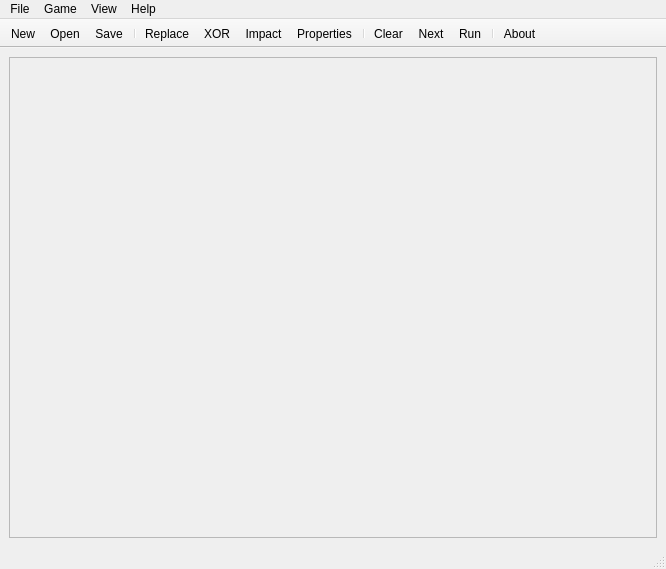
<?xml version="1.0" encoding="UTF-8"?>
<ui version="4.0">
 <class>MainWindow</class>
 <widget class="QMainWindow" name="MainWindow">
  <property name="geometry">
   <rect>
    <x>0</x>
    <y>0</y>
    <width>666</width>
    <height>569</height>
   </rect>
  </property>
  <property name="windowTitle">
   <string>MainWindow</string>
  </property>
  <widget class="QWidget" name="centralWidget">
   <layout class="QGridLayout" name="gridLayout">
    <item row="0" column="0">
     <widget class="QScrollArea" name="scrollArea">
      <property name="widgetResizable">
       <bool>true</bool>
      </property>
      <widget class="DrawPanelWidget" name="drawPanelWidget">
       <property name="geometry">
        <rect>
         <x>0</x>
         <y>0</y>
         <width>646</width>
         <height>469</height>
        </rect>
       </property>
      </widget>
     </widget>
    </item>
   </layout>
  </widget>
  <widget class="QMenuBar" name="menubar">
   <property name="geometry">
    <rect>
     <x>0</x>
     <y>0</y>
     <width>666</width>
     <height>27</height>
    </rect>
   </property>
   <widget class="QMenu" name="menuFile">
    <property name="title">
     <string>File</string>
    </property>
    <addaction name="actionNew"/>
    <addaction name="actionOpen"/>
    <addaction name="actionSave"/>
    <addaction name="actionSave_As"/>
    <addaction name="separator"/>
    <addaction name="actionExit"/>
   </widget>
   <widget class="QMenu" name="menuGame">
    <property name="title">
     <string>Game</string>
    </property>
    <widget class="QMenu" name="menuMode">
     <property name="title">
      <string>Mode</string>
     </property>
     <addaction name="actionReplace"/>
     <addaction name="actionXOR"/>
     <addaction name="separator"/>
     <addaction name="actionImpact"/>
    </widget>
    <addaction name="menuMode"/>
    <addaction name="actionProperties"/>
    <addaction name="separator"/>
    <addaction name="actionClear"/>
    <addaction name="actionNext"/>
    <addaction name="actionRun"/>
   </widget>
   <widget class="QMenu" name="menuView">
    <property name="title">
     <string>View</string>
    </property>
    <addaction name="actionToolbar"/>
    <addaction name="actionStatus_Bar"/>
   </widget>
   <widget class="QMenu" name="menuHelp">
    <property name="title">
     <string>Help</string>
    </property>
    <addaction name="actionAbout"/>
   </widget>
   <addaction name="menuFile"/>
   <addaction name="menuGame"/>
   <addaction name="menuView"/>
   <addaction name="menuHelp"/>
  </widget>
  <widget class="QStatusBar" name="statusbar">
   <property name="statusTip">
    <string/>
   </property>
  </widget>
  <widget class="QToolBar" name="toolBar">
   <property name="windowTitle">
    <string>toolBar</string>
   </property>
   <property name="movable">
    <bool>false</bool>
   </property>
   <attribute name="toolBarArea">
    <enum>TopToolBarArea</enum>
   </attribute>
   <attribute name="toolBarBreak">
    <bool>false</bool>
   </attribute>
   <addaction name="actionNew"/>
   <addaction name="actionOpen"/>
   <addaction name="actionSave"/>
   <addaction name="separator"/>
   <addaction name="actionReplace"/>
   <addaction name="actionXOR"/>
   <addaction name="actionImpact"/>
   <addaction name="actionProperties"/>
   <addaction name="separator"/>
   <addaction name="actionClear"/>
   <addaction name="actionNext"/>
   <addaction name="actionRun"/>
   <addaction name="separator"/>
   <addaction name="actionAbout"/>
  </widget>
  <action name="actionNew">
   <property name="text">
    <string>New</string>
   </property>
   <property name="toolTip">
    <string>New</string>
   </property>
   <property name="statusTip">
    <string>Create a new document</string>
   </property>
  </action>
  <action name="actionOpen">
   <property name="text">
    <string>Open</string>
   </property>
   <property name="toolTip">
    <string>Open</string>
   </property>
   <property name="statusTip">
    <string>Open an existing document</string>
   </property>
  </action>
  <action name="actionSave">
   <property name="text">
    <string>Save</string>
   </property>
   <property name="toolTip">
    <string>Save</string>
   </property>
   <property name="statusTip">
    <string>Save the active document</string>
   </property>
  </action>
  <action name="actionSave_As">
   <property name="text">
    <string>Save As..</string>
   </property>
   <property name="toolTip">
    <string>Save As..</string>
   </property>
   <property name="statusTip">
    <string>Save the active document with new name</string>
   </property>
  </action>
  <action name="actionExit">
   <property name="text">
    <string>Exit</string>
   </property>
   <property name="statusTip">
    <string>Quit the application; prompts to save documents</string>
   </property>
  </action>
  <action name="actionReplace">
   <property name="checkable">
    <bool>true</bool>
   </property>
   <property name="text">
    <string>Replace</string>
   </property>
   <property name="statusTip">
    <string>Set replace paint mode</string>
   </property>
  </action>
  <action name="actionXOR">
   <property name="checkable">
    <bool>true</bool>
   </property>
   <property name="text">
    <string>XOR</string>
   </property>
   <property name="statusTip">
    <string>Set XOR paint mode</string>
   </property>
  </action>
  <action name="actionImpact">
   <property name="checkable">
    <bool>true</bool>
   </property>
   <property name="text">
    <string>Impact</string>
   </property>
   <property name="statusTip">
    <string>Display impact values for each cell</string>
   </property>
  </action>
  <action name="actionProperties">
   <property name="text">
    <string>Properties</string>
   </property>
   <property name="statusTip">
    <string>Change properties</string>
   </property>
  </action>
  <action name="actionClear">
   <property name="text">
    <string>Clear</string>
   </property>
   <property name="statusTip">
    <string>Clear field</string>
   </property>
  </action>
  <action name="actionNext">
   <property name="text">
    <string>Next</string>
   </property>
   <property name="statusTip">
    <string>Next step</string>
   </property>
  </action>
  <action name="actionRun">
   <property name="checkable">
    <bool>true</bool>
   </property>
   <property name="text">
    <string>Run</string>
   </property>
   <property name="statusTip">
    <string>Run game</string>
   </property>
  </action>
  <action name="actionToolbar">
   <property name="checkable">
    <bool>true</bool>
   </property>
   <property name="text">
    <string>Toolbar</string>
   </property>
   <property name="statusTip">
    <string>Show or hide the toolbar</string>
   </property>
  </action>
  <action name="actionStatus_Bar">
   <property name="checkable">
    <bool>true</bool>
   </property>
   <property name="text">
    <string>Status Bar</string>
   </property>
   <property name="statusTip">
    <string>Show or hide the status bar</string>
   </property>
  </action>
  <action name="actionAbout">
   <property name="text">
    <string>About</string>
   </property>
   <property name="statusTip">
    <string>Display information</string>
   </property>
  </action>
 </widget>
 <customwidgets>
  <customwidget>
   <class>DrawPanelWidget</class>
   <extends>QWidget</extends>
   <header>drawpanelwidget.h</header>
   <container>1</container>
  </customwidget>
 </customwidgets>
 <resources/>
 <connections/>
 <slots>
  <slot>about()</slot>
 </slots>
</ui>
